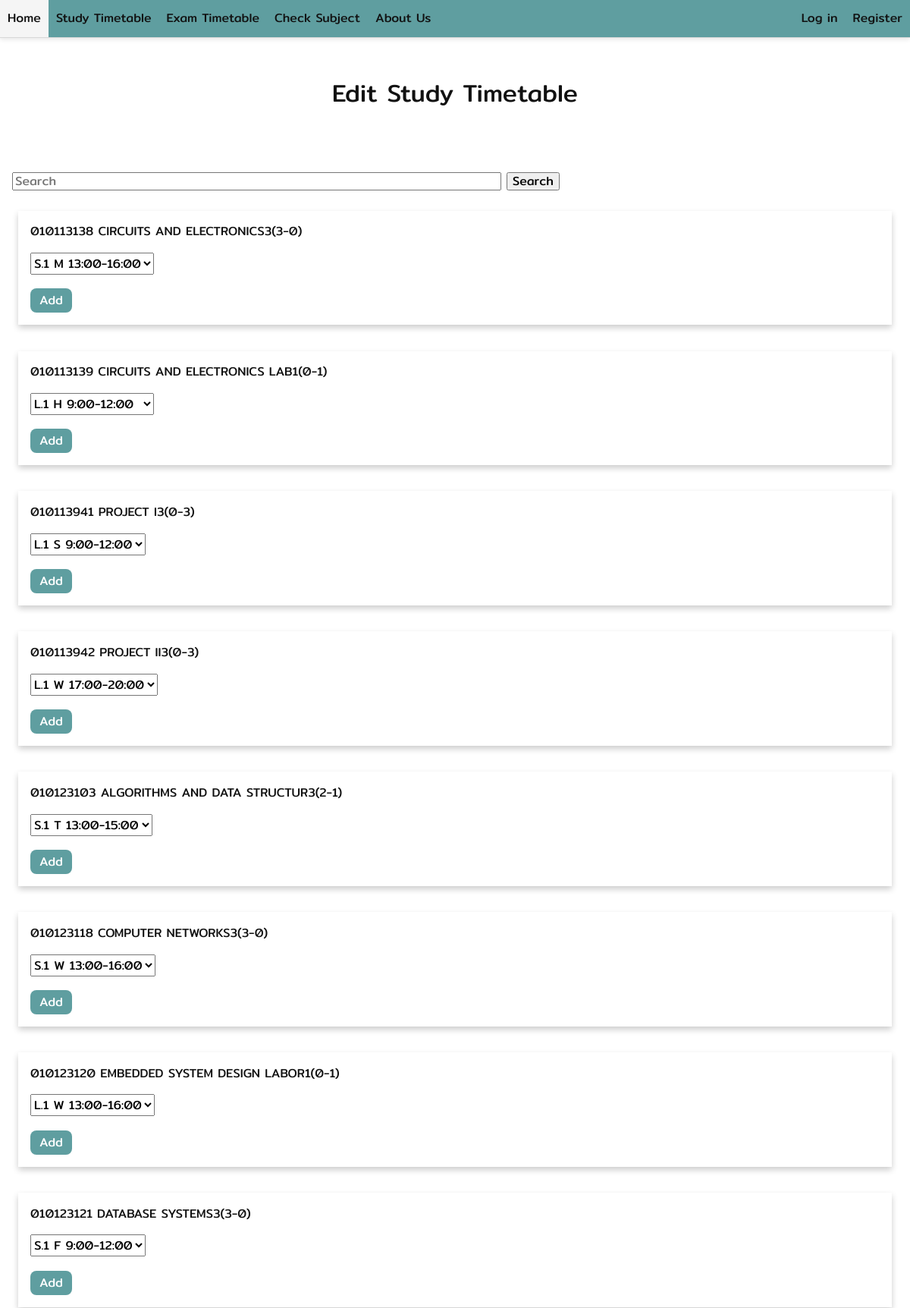
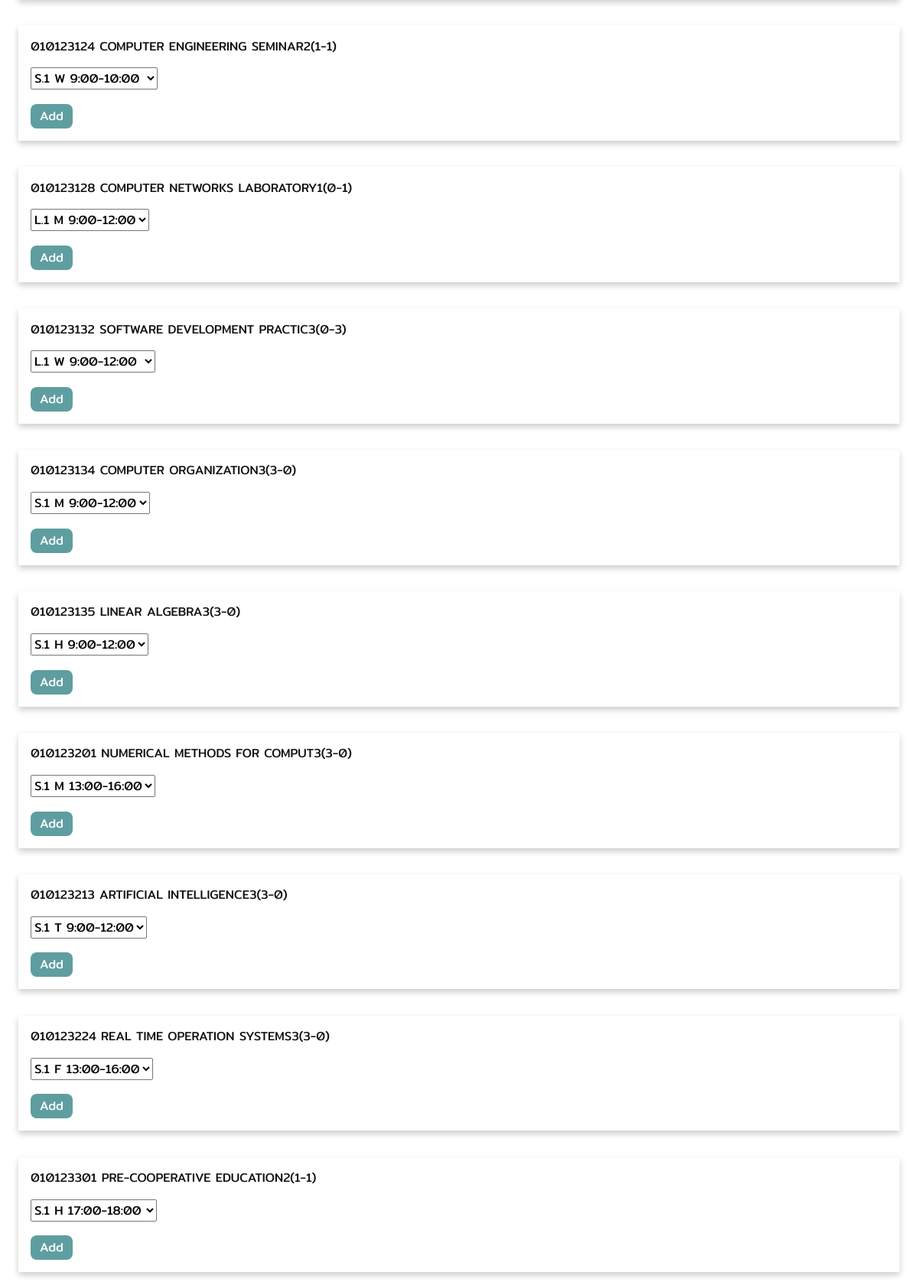
The page /help/settingtimetable (upper part) on the database its author committed (2 pictures, top to bottom).
### helpApp/models.py (models this page shows, shortened)
class Subject(models.Model):
    subject_ID = models.CharField(max_length=200)
    name = models.CharField(max_length=200)
    mid_term = models.CharField(max_length=200, null=True,blank=True)
    final = models.CharField(max_length=200, null=True,blank=True)
    mid_term_date = models.CharField(max_length=200, null=True,blank=True)
    mid_term_start_time = models.CharField(max_length=200, null=True,blank=True)
    mid_term_end_time = models.CharField(max_length=200, null=True,blank=True)
    final_term_date = models.CharField(max_length=200, null=True,blank=True)
    final_term_start_time = models.CharField(max_length=200, null=True,blank=True)
    final_term_end_time = models.CharField(max_length=200, null=True,blank=True)

### helpApp/views.py (the view)
# urls.py: path('settingtimetable', views.settingtable, name='table'),
def settingtable(request):
    if 'search-subject' in request.GET:
        q = request.GET.get('search-subject')
        multi_q = Q(Q(subject_ID__icontains=q) | Q(name__icontains=q))
        subject = Subject.objects.filter(multi_q)
    else:
        subject = Subject.objects.all()
    return render(request, 'helpApp/settingtable.html', {'subject':subject})

### helpApp/templates/helpApp/settingtable.html (shortened to what this page needs)
{% extends 'generalApp/components/base.html' %}
{% block content %}
<div class="header-section">
    <h1>Edit Study Timetable</h1>
</div>
<div class="content-section">
    <div class="content-container">
        <form method="get">
            <input type="search" size="65" name='search-subject' placeholder="Search">
            <button type="submit">Search</button>
            <br>
        </form>
        <br>
        {% for subject in subject %}
        <div class="cardd">
            <div class="container-about">
                <br>
                <a class="button-link" >{{ subject.subject_ID}} {{ subject.name }}</a>
                <br>
                <br>
                <form id="add-subject-form" action="{% url 'add_subject' %}" target="dummyframe" method="POST" >
                <select name="section">
                    {% for section in subject.section_set.all %}
                    <option value="{{ section.sec_num }}">{{ section.sec_num }} {{ section.day }} {{ section.time }}</option>
                    {% endfor %}
                </select>
                <br>
                <br>
                    <button id="add-btn-{{ subject.pk }}" type="submit" class="button" onclick="changeButton(this)">Add</button>
                </form>
            </div>
        </div>
        <br>
        {% endfor %}
    </div>
</div>
{% endblock %}

### generalApp/static/generalApp/main.css (style rules this page uses)
html { color: #333333; font-family: 'Mitr', 'sans-serif'; font-weight: 300; }
h1, h2, h3, h4, h5, h6 { color: #111111; font-weight: 400; line-height: 1.4; margin-top: 0px; margin-bottom: 16px; }
a { color: #111111; }
.button { color: white; background-color: cadetblue; border: none; text-decoration: none; border-radius: 8px; font-weight: 400; line-height: 1; display: inline-block; padding: 8px 12px; margin-bottom: 16px; }
.content-section { padding: 16px; }
.content-container { max-width: 1200px; margin-left: auto; margin-right: auto; }
.button-link { text-decoration: none; font-weight: 400; }
.cardd { box-shadow: 0 4px 8px 0 rgba(0, 0, 0, 0.2); margin: 8px; }
.container-about { padding: 0 16px; }
.container-about::after, .row-about::after { content: ""; clear: both; display: table; }
.header-section { padding: 50px; text-align: center; }

### rows shown on the page
Subject: subject_ID "010113138", name "CIRCUITS AND ELECTRONICS3(3-0)"
Subject: subject_ID "010113139", name "CIRCUITS AND ELECTRONICS LAB1(0-1)"
Subject: subject_ID "010113941", name "PROJECT I3(0-3)"
Subject: subject_ID "010113942", name "PROJECT II3(0-3)"
Subject: subject_ID "010123103", name "ALGORITHMS AND DATA STRUCTUR3(2-1)"
Subject: subject_ID "010123118", name "COMPUTER NETWORKS3(3-0)"
Subject: subject_ID "010123120", name "EMBEDDED SYSTEM DESIGN LABOR1(0-1)"
Subject: subject_ID "010123121", name "DATABASE SYSTEMS3(3-0)"
Subject: subject_ID "010123124", name "COMPUTER ENGINEERING SEMINAR2(1-1)"
Subject: subject_ID "010123128", name "COMPUTER NETWORKS LABORATORY1(0-1)"
Subject: subject_ID "010123132", name "SOFTWARE DEVELOPMENT PRACTIC3(0-3)"
Subject: subject_ID "010123134", name "COMPUTER ORGANIZATION3(3-0)"
Subject: subject_ID "010123135", name "LINEAR ALGEBRA3(3-0)"
Subject: subject_ID "010123201", name "NUMERICAL METHODS FOR COMPUT3(3-0)"
Subject: subject_ID "010123213", name "ARTIFICIAL INTELLIGENCE3(3-0)"
Subject: subject_ID "010123224", name "REAL TIME OPERATION SYSTEMS3(3-0)"
Subject: subject_ID "010123301", name "PRE-COOPERATIVE EDUCATION2(1-1)"

### other values the page prints
form field section "S.1 M 13:00-16:00"
form field section "L.1 H 9:00-12:00"
form field section "L.1 S 9:00-12:00"
form field section "L.1 W 17:00-20:00"
form field section "S.1 T 13:00-15:00"
form field section "S.1 W 13:00-16:00"
form field section "L.1 W 13:00-16:00"
form field section "S.1 F 9:00-12:00"
form field section "S.1 W 9:00-10:00"
form field section "L.1 M 9:00-12:00"
form field section "L.1 W 9:00-12:00"
form field section "S.1 M 9:00-12:00"
form field section "S.1 H 9:00-12:00"
form field section "S.1 T 9:00-12:00"
form field section "S.1 F 13:00-16:00"
